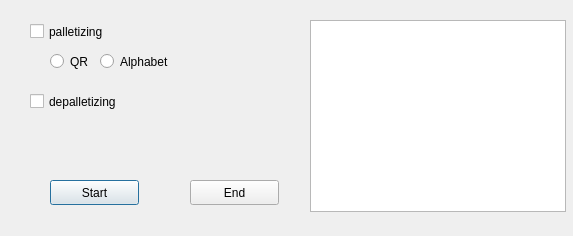
<?xml version="1.0" encoding="UTF-8"?>
<ui version="4.0">
 <class>Dialog</class>
 <widget class="QDialog" name="Dialog">
  <property name="geometry">
   <rect>
    <x>0</x>
    <y>0</y>
    <width>573</width>
    <height>236</height>
   </rect>
  </property>

  <property name="windowTitle">
   <string>Dialog</string>
  </property>

  <widget class="QCheckBox" name="chk_1">
   <property name="geometry">
    <rect>
     <x>30</x>
     <y>20</y>
     <width>92</width>
     <height>23</height>
    </rect>
   </property>

   <property name="text">
    <string>palletizing</string>
   </property>
  </widget>

  <widget class="QCheckBox" name="chk_2">
   <property name="geometry">
    <rect>
     <x>30</x>
     <y>90</y>
     <width>151</width>
     <height>23</height>
    </rect>
   </property>
   <property name="text">
    <string>depalletizing</string>
   </property>
  </widget>

  <widget class="QRadioButton" name="QR">
   <property name="geometry">
    <rect>
     <x>50</x>
     <y>50</y>
     <width>112</width>
     <height>23</height>
    </rect>
   </property>
   <property name="text">
    <string>QR</string>
   </property>
  </widget>

  <widget class="QRadioButton" name="Alphabet">
   <property name="geometry">
    <rect>
     <x>100</x>
     <y>50</y>
     <width>112</width>
     <height>23</height>
    </rect>
   </property>
   <property name="text">
    <string>Alphabet</string>
   </property>
  </widget>

  <widget class="QPushButton" name="Start">
   <property name="geometry">
    <rect>
     <x>50</x>
     <y>180</y>
     <width>89</width>
     <height>25</height>
    </rect>
   </property>
   <property name="text">
    <string>Start</string>
   </property>
  </widget>

  <widget class="QPushButton" name="End">
   <property name="geometry">
    <rect>
     <x>190</x>
     <y>180</y>
     <width>89</width>
     <height>25</height>
    </rect>
   </property>
   <property name="text">
    <string>End</string>
   </property>
  </widget>

  <widget class="QGraphicsView" name="graphicsView">
   <property name="geometry">
    <rect>
     <x>310</x>
     <y>20</y>
     <width>256</width>
     <height>192</height>
    </rect>
   </property>
  </widget>

 </widget>
 <resources/>
 <connections/>
</ui>
